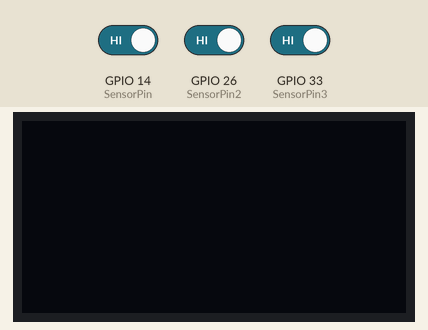
Simulated run of this sketch. Board: ESP32. Parts: 128×64 one-colour display. Inputs (shaded band) come from the test bench; at power-on: GPIO 14 (SensorPin) HIGH, GPIO 26 (SensorPin2) HIGH, GPIO 33 (SensorPin3) HIGH. WiFi joins after 1.5 s; servers stay silent unless stated; what the sketch prints to the serial monitor is not drawn.

Above: at 2.7 s.
2.8 s: GPIO 14 (SensorPin) driven LOW
5.8 s: GPIO 26 (SensorPin2) driven LOW
8.8 s: GPIO 33 (SensorPin3) driven LOW
11.8 s: GPIO 14 (SensorPin) driven HIGH
14.1 s: GPIO 26 (SensorPin2) driven HIGH
16.2 s: GPIO 33 (SensorPin3) driven HIGH
Timing chart, 0 to 19.2 s (numbered marks = the images above; inputs shaded):
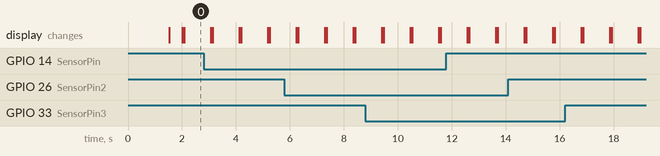

The sketch:

arduino_final.ino
```cpp
#include <Wire.h>
#include <WiFiManager.h>               //we are using the ESP32
#include <Firebase_ESP_Client.h>
#include <Adafruit_GFX.h>
#include <Adafruit_SSD1306.h>
#define OLED_RESET 4

Adafruit_SSD1306 display(OLED_RESET);

#define SensorPin 14
#define SensorPin2 26
#define SensorPin3 33

//Provide the token generation process info.
#include "addons/TokenHelper.h"
//Provide the RTDB payload printing info and other helper functions.
#include "addons/RTDBHelper.h"

// Insert your network credentials
#define WIFI_SSID "DESKTOP-OKUONEF 4918"
#define WIFI_PASSWORD "SS@17145589"
#define wifi_timeout_ms 20000

// Insert Firebase project API Key
#define API_KEY "AIzaSyB5pn8-YpeZn14oCz7Ykubyujw6IS-uU9Q"

// Insert RTDB URLefine the RTDB URL */
#define DATABASE_URL "https://smart-parking-88ddf-default-rtdb.asia-southeast1.firebasedatabase.app/"

//Define Firebase Data object
FirebaseData fbdo;

FirebaseAuth auth;
FirebaseConfig config;

unsigned long sendDataPrevMillis = 0;
int count = 0;
bool signupOK = false;

void connect(){
   Serial.print("connecting..") ;
   WiFi.mode(WIFI_STA) ;
   WiFi.begin(WIFI_SSID ,WIFI_PASSWORD) ;

   unsigned long startTime = millis() ;

   while(WiFi.status() != WL_CONNECTED && millis() - startTime < wifi_timeout_ms) {
     Serial.print(".") ;
     delay(100) ;
   }

   if(WiFi.status() !=WL_CONNECTED) {
     Serial.println("failed") ;
   }else{
     Serial.println("connected") ;
     Serial.println(WiFi.localIP()) ;
   }
 }
void setup(){
  pinMode(SensorPin, INPUT);
   pinMode(SensorPin2, INPUT);
   pinMode(SensorPin3, INPUT);
  connect() ;


  /* Assign the api key (required) */
  config.api_key = API_KEY;

  /* Assign the RTDB URL (required) */
  config.database_url = DATABASE_URL;

  /* Sign up */
  if (Firebase.signUp(&config, &auth, "", "")){
    Serial.println("ok");
    signupOK = true;
  }
  else{
    Serial.printf("%s\n", config.signer.signupError.message.c_str());
  }

  /* Assign the callback function for the long running token generation task */
  config.token_status_callback = tokenStatusCallback; //see addons/TokenHelper.h

  Firebase.begin(&config, &auth);
  Firebase.reconnectWiFi(true);
  Serial.begin(9600) ;


  display.begin(SSD1306_SWITCHCAPVCC, 0x3C);
  display.clearDisplay();
  display.setTextColor(WHITE);
  display.setTextSize(1);

}

void loop(){
  display.clearDisplay(); // clear the display before starting sensor readings and message printing
  int SensorValue = digitalRead(SensorPin);
  int SensorValue2 = digitalRead(SensorPin2);
  int SensorValue3 = digitalRead(SensorPin3);


  if (Firebase.ready() && signupOK && (millis() - sendDataPrevMillis > 1000 || sendDataPrevMillis == 0)){
    //since we want the data to be updated every second
    sendDataPrevMillis = millis();
    // Enter Temperature in to the DHT_11 Table
    if (Firebase.RTDB.setInt(&fbdo, "slots/int" ,SensorValue)){
  display.setCursor(0,0);

      // This command will be executed even if you dont serial print but we will make sure its working
      if(SensorValue==LOW){
      Serial.print("status1 : ");
      Serial.println("detected");
      display.print("Slot 1: occupied");

       }
      else if(SensorValue==HIGH){
      Serial.print("status1 : ");
      Serial.println("empty");
      display.print("Slot 1: unoccupied");

      }
    }
    if (Firebase.RTDB.setInt(&fbdo, "slots/int2" ,SensorValue2)){
      // This command will be executed even if you dont serial print but we will make sure its working
  display.setCursor(0,10);

      if(SensorValue2==LOW){
      Serial.println("status2 : ");
      Serial.println("detected");
      display.print("Slot 2: occupied");
       }
      else if(SensorValue2==HIGH){
      Serial.println("status2 : ");
      Serial.println("empty");
      display.print("Slot 2: unoccupied");
      }
    }
    if (Firebase.RTDB.setInt(&fbdo, "slots/int3" ,SensorValue3)){
      // This command will be executed even if you dont serial print but we will make sure its working
 display.setCursor(0,20);

      if(SensorValue3==LOW){
      Serial.println("status3 : ");
      Serial.println("detected");
    display.print("Slot 3: occupied");

       }
      else if(SensorValue3==HIGH){
      Serial.println("status3 : ");
      Serial.println("empty");
    display.print("Slot 3: unoccupied");

      }
    }

else {
      Serial.println("Failed to Read from the Sensor");}
      // Serial.println("REASON: " + fbdo.errorReason());}
    }
 display.display(); // display the entire buffer
  delay(50); // add a delay to avoid flickering


}
```
